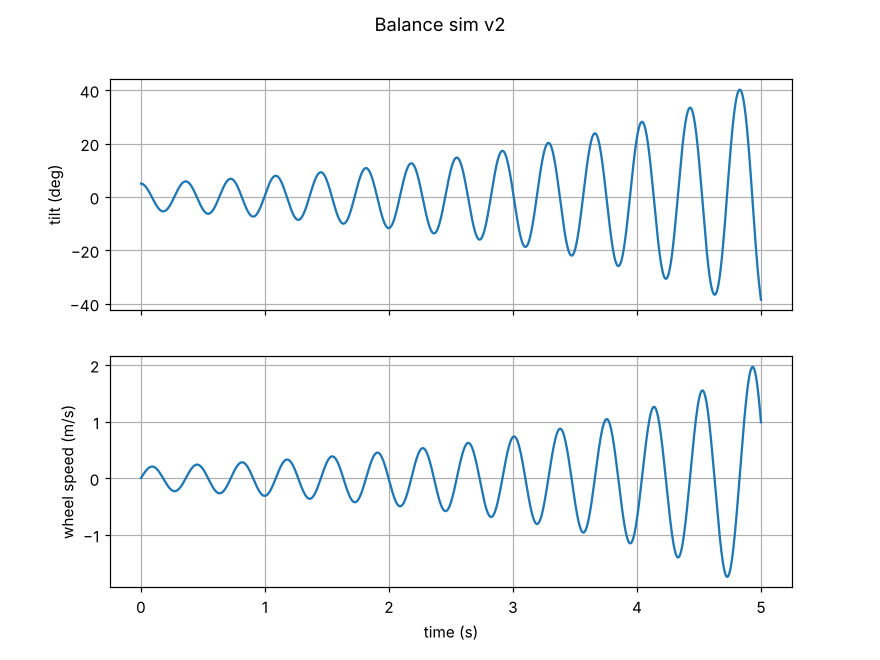

The Python source for this figure:
"""
Self-balancing robot PID simulation - v2

Model: inverted pendulum on a wheeled base. Stepper motors are speed
controlled, so the controller output is treated as wheel acceleration.

    theta_ddot = (g*sin(theta) - a*cos(theta)) / L

theta = tilt from vertical (rad, + = leaning forward)
a     = wheel/base acceleration (m/s^2, + = forward)
"""
import math
import matplotlib
matplotlib.use("Agg")
import matplotlib.pyplot as plt

# --- physical parameters ---
G = 9.81          # m/s^2
L = 0.10          # m, wheel axle to centre of mass

# --- timing ---
DT_CTRL = 1 / 200     # control loop period (200 Hz)
DT_PHYS = 1 / 1000    # physics step
T_END = 5.0

# --- PID gains (output = wheel acceleration, m/s^2 per rad) ---
KP = 40.0
KI = 5.0
KD = 2.4

SETPOINT = 0.0                    # upright
THETA0 = math.radians(5.0)        # start tilted 5 degrees


def run():
    theta, omega = THETA0, 0.0    # tilt, tilt rate
    x, v = 0.0, 0.0               # base position, velocity
    integral, prev_error = 0.0, 0.0
    accel = 0.0
    t, next_ctrl = 0.0, 0.0
    log = {"t": [], "theta": [], "v": [], "a": []}
    fell_at = None

    while t < T_END:
        if t >= next_ctrl:
            # v2 fix: leaning forward (+theta) must drive the wheels forward (+a)
            # to get back under the centre of mass, so error = theta - setpoint.
            error = theta - SETPOINT
            integral += error * DT_CTRL
            derivative = error - prev_error
            prev_error = error
            accel = KP * error + KI * integral + KD * derivative
            next_ctrl += DT_CTRL

        alpha = (G * math.sin(theta) - accel * math.cos(theta)) / L
        omega += alpha * DT_PHYS
        theta += omega * DT_PHYS
        v += accel * DT_PHYS
        x += v * DT_PHYS
        t += DT_PHYS

        log["t"].append(t)
        log["theta"].append(math.degrees(theta))
        log["v"].append(v)
        log["a"].append(accel)

        if abs(theta) > math.radians(45):
            fell_at = t
            break

    return log, fell_at


if __name__ == "__main__":
    log, fell_at = run()
    if fell_at is not None:
        print(f"FELL OVER at t = {fell_at:.3f} s")
    else:
        print(f"Still upright at t = {T_END} s")
    print(f"max |tilt| = {max(abs(a) for a in log['theta']):.2f} deg")
    print(f"final tilt = {log['theta'][-1]:.2f} deg, final speed = {log['v'][-1]:.2f} m/s")

    fig, ax = plt.subplots(2, 1, figsize=(8, 6), sharex=True)
    ax[0].plot(log["t"], log["theta"]); ax[0].set_ylabel("tilt (deg)"); ax[0].grid(True)
    ax[1].plot(log["t"], log["v"]); ax[1].set_ylabel("wheel speed (m/s)")
    ax[1].set_xlabel("time (s)"); ax[1].grid(True)
    fig.suptitle("Balance sim v2")
    fig.savefig("balance_sim_v2.png", dpi=110)
